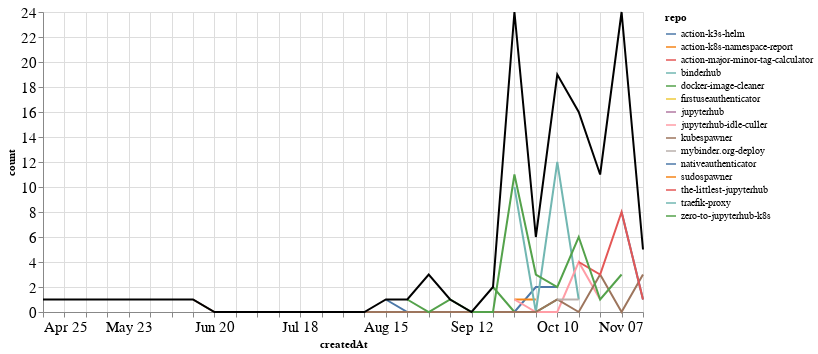

Notebook code for this chart:
### Markdown cell above
### PRs

### Code cell
prs_time = prs.groupby('repo').resample('W', on='createdAt').count()['author'].reset_index()
prs_time = prs_time.rename(columns={'author': 'count'})
prs_time_total = prs_time.groupby('createdAt').agg({"count": "sum"}).reset_index()

ch1 = alt.Chart(prs_time, width=600).mark_line().encode(
    x='createdAt',
    y='count',
    color='repo',
    tooltip="repo"
)

ch2 = alt.Chart(prs_time_total, width=600).mark_line(color="black").encode(
    x='createdAt',
    y='count',
)

ch1 + ch2

### Figure 1 — Vega-Lite specification as saved in the notebook (floating-point values rounded to 4 significant figures)
{"config": {"axisLeft": {"labelFontSize": 15}, "axisBottom": {"labelFontSize": 15}}, "layer": [{"data": {"name": "data-80eea6fdfb1b5948fa0f27a5d89c6022"}, "mark": "line", "encoding": {"color": {"type": "nominal", "field": "repo"}, "tooltip": {"type": "nominal", "field": "repo"}, "x": {"type": "temporal", "field": "createdAt"}, "y": {"type": "quantitative", "field": "count"}}, "width": 600}, {"data": {"name": "data-5a58a7c3603497f07a50f55ae519ca4d"}, "mark": {"type": "line", "color": "black"}, "encoding": {"x": {"type": "temporal", "field": "createdAt"}, "y": {"type": "quantitative", "field": "count"}}, "width": 600}], "$schema": "https://vega.github.io/schema/vega-lite/v4.8.1.json", "datasets": {"data-80eea6fdfb1b5948fa0f27a5d89c6022": [{"repo": "action-k3s-helm", "createdAt": "2021-08-15T00:00:00", "count": 1}, {"repo": "action-k3s-helm", "createdAt": "2021-08-22T00:00:00", "count": 0}, {"repo": "action-k3s-helm", "createdAt": "2021-08-29T00:00:00", "count": 0}, {"repo": "action-k3s-helm", "createdAt": "2021-09-05T00:00:00", "count": 0}, {"repo": "action-k3s-helm", "createdAt": "2021-09-12T00:00:00", "count": 0}, {"repo": "action-k3s-helm", "createdAt": "2021-09-19T00:00:00", "count": 0}, {"repo": "action-k3s-helm", "createdAt": "2021-09-26T00:00:00", "count": 0}, {"repo": "action-k3s-helm", "createdAt": "2021-10-03T00:00:00", "count": 2}, {"repo": "action-k3s-helm", "createdAt": "2021-10-10T00:00:00", "count": 2}, {"repo": "action-k8s-namespace-report", "createdAt": "2021-09-26T00:00:00", "count": 1}, {"repo": "action-k8s-namespace-report", "createdAt": "2021-10-03T00:00:00", "count": 1}, {"repo": "action-major-minor-tag-calculator", "createdAt": "2021-09-26T00:00:00", "count": 1}, {"repo": "binderhub", "createdAt": "2021-09-26T00:00:00", "count": 10}, {"repo": "binderhub", "createdAt": "2021-10-03T00:00:00", "count": 0}, {"repo": "binderhub", "createdAt": "2021-10-10T00:00:00", "count": 12}, {"repo": "binderhub", "createdAt": "2021-10-17T00:00:00", "count": 1}, {"repo": "docker-image-cleaner", "createdAt": "2021-09-19T00:00:00", "count": 2}, {"repo": "docker-image-cleaner", "createdAt": "2021-09-26T00:00:00", "count": 0}, {"repo": "docker-image-cleaner", "createdAt": "2021-10-03T00:00:00", "count": 0}, {"repo": "docker-image-cleaner", "createdAt": "2021-10-10T00:00:00", "count": 1}, {"repo": "firstuseauthenticator", "createdAt": "2021-10-31T00:00:00", "count": 5}, {"repo": "jupyterhub", "createdAt": "2021-08-29T00:00:00", "count": 3}, {"repo": "jupyterhub-idle-culler", "createdAt": "2021-09-26T00:00:00", "count": 1}, {"repo": "jupyterhub-idle-culler", "createdAt": "2021-10-03T00:00:00", "count": 0}, {"repo": "jupyterhub-idle-culler", "createdAt": "2021-10-10T00:00:00", "count": 0}, {"repo": "jupyterhub-idle-culler", "createdAt": "2021-10-17T00:00:00", "count": 4}, {"repo": "jupyterhub-idle-culler", "createdAt": "2021-10-24T00:00:00", "count": 1}, {"repo": "kubespawner", "createdAt": "2021-06-13T00:00:00", "count": 1}, {"repo": "kubespawner", "createdAt": "2021-06-20T00:00:00", "count": 0}, {"repo": "kubespawner", "createdAt": "2021-06-27T00:00:00", "count": 0}, {"repo": "kubespawner", "createdAt": "2021-07-04T00:00:00", "count": 0}, {"repo": "kubespawner", "createdAt": "2021-07-11T00:00:00", "count": 0}, {"repo": "kubespawner", "createdAt": "2021-07-18T00:00:00", "count": 0}, {"repo": "kubespawner", "createdAt": "2021-07-25T00:00:00", "count": 0}, {"repo": "kubespawner", "createdAt": "2021-08-01T00:00:00", "count": 0}, {"repo": "kubespawner", "createdAt": "2021-08-08T00:00:00", "count": 0}, {"repo": "kubespawner", "createdAt": "2021-08-15T00:00:00", "count": 0}, {"repo": "kubespawner", "createdAt": "2021-08-22T00:00:00", "count": 0}, {"repo": "kubespawner", "createdAt": "2021-08-29T00:00:00", "count": 0}, {"repo": "kubespawner", "createdAt": "2021-09-05T00:00:00", "count": 0}, {"repo": "kubespawner", "createdAt": "2021-09-12T00:00:00", "count": 0}, {"repo": "kubespawner", "createdAt": "2021-09-19T00:00:00", "count": 0}, {"repo": "kubespawner", "createdAt": "2021-09-26T00:00:00", "count": 0}, {"repo": "kubespawner", "createdAt": "2021-10-03T00:00:00", "count": 0}, {"repo": "kubespawner", "createdAt": "2021-10-10T00:00:00", "count": 1}, {"repo": "kubespawner", "createdAt": "2021-10-17T00:00:00", "count": 0}, {"repo": "kubespawner", "createdAt": "2021-10-24T00:00:00", "count": 3}, {"repo": "kubespawner", "createdAt": "2021-10-31T00:00:00", "count": 0}, {"repo": "kubespawner", "createdAt": "2021-11-07T00:00:00", "count": 3}, {"repo": "mybinder.org-deploy", "createdAt": "2021-10-10T00:00:00", "count": 1}, {"repo": "mybinder.org-deploy", "createdAt": "2021-10-17T00:00:00", "count": 1}, {"repo": "nativeauthenticator", "createdAt": "2021-10-31T00:00:00", "count": 8}, {"repo": "nativeauthenticator", "createdAt": "2021-11-07T00:00:00", "count": 1}, {"repo": "sudospawner", "createdAt": "2021-04-25T00:00:00", "count": 1}, {"repo": "the-littlest-jupyterhub", "createdAt": "2021-10-17T00:00:00", "count": 4}, {"repo": "the-littlest-jupyterhub", "createdAt": "2021-10-24T00:00:00", "count": 3}, {"repo": "the-littlest-jupyterhub", "createdAt": "2021-10-31T00:00:00", "count": 8}, {"repo": "the-littlest-jupyterhub", "createdAt": "2021-11-07T00:00:00", "count": 1}, {"repo": "traefik-proxy", "createdAt": "2021-10-24T00:00:00", "count": 3}, {"repo": "zero-to-jupyterhub-k8s", "createdAt": "2021-08-22T00:00:00", "count": 1}, {"repo": "zero-to-jupyterhub-k8s", "createdAt": "2021-08-29T00:00:00", "count": 0}, {"repo": "zero-to-jupyterhub-k8s", "createdAt": "2021-09-05T00:00:00", "count": 1}, {"repo": "zero-to-jupyterhub-k8s", "createdAt": "2021-09-12T00:00:00", "count": 0}, {"repo": "zero-to-jupyterhub-k8s", "createdAt": "2021-09-19T00:00:00", "count": 0}, {"repo": "zero-to-jupyterhub-k8s", "createdAt": "2021-09-26T00:00:00", "count": 11}, {"repo": "zero-to-jupyterhub-k8s", "createdAt": "2021-10-03T00:00:00", "count": 3}, {"repo": "zero-to-jupyterhub-k8s", "createdAt": "2021-10-10T00:00:00", "count": 2}, {"repo": "zero-to-jupyterhub-k8s", "createdAt": "2021-10-17T00:00:00", "count": 6}, {"repo": "zero-to-jupyterhub-k8s", "createdAt": "2021-10-24T00:00:00", "count": 1}, {"repo": "zero-to-jupyterhub-k8s", "createdAt": "2021-10-31T00:00:00", "count": 3}], "data-5a58a7c3603497f07a50f55ae519ca4d": [{"createdAt": "2021-04-25T00:00:00", "count": 1}, {"createdAt": "2021-06-13T00:00:00", "count": 1}, {"createdAt": "2021-06-20T00:00:00", "count": 0}, {"createdAt": "2021-06-27T00:00:00", "count": 0}, {"createdAt": "2021-07-04T00:00:00", "count": 0}, {"createdAt": "2021-07-11T00:00:00", "count": 0}, {"createdAt": "2021-07-18T00:00:00", "count": 0}, {"createdAt": "2021-07-25T00:00:00", "count": 0}, {"createdAt": "2021-08-01T00:00:00", "count": 0}, {"createdAt": "2021-08-08T00:00:00", "count": 0}, {"createdAt": "2021-08-15T00:00:00", "count": 1}, {"createdAt": "2021-08-22T00:00:00", "count": 1}, {"createdAt": "2021-08-29T00:00:00", "count": 3}, {"createdAt": "2021-09-05T00:00:00", "count": 1}, {"createdAt": "2021-09-12T00:00:00", "count": 0}, {"createdAt": "2021-09-19T00:00:00", "count": 2}, {"createdAt": "2021-09-26T00:00:00", "count": 24}, {"createdAt": "2021-10-03T00:00:00", "count": 6}, {"createdAt": "2021-10-10T00:00:00", "count": 19}, {"createdAt": "2021-10-17T00:00:00", "count": 16}, {"createdAt": "2021-10-24T00:00:00", "count": 11}, {"createdAt": "2021-10-31T00:00:00", "count": 24}, {"createdAt": "2021-11-07T00:00:00", "count": 5}]}}
